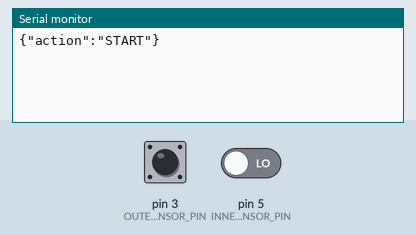
Simulated run of this sketch. Board: Arduino Uno, built with avr-gcc and run on an emulated ATmega328P. Shown: the last lines printed to the serial monitor. The test bench sets the inputs (shaded band); at power-on: pin 3 (OUTER_SENSOR_PIN) LOW, pin 5 (INNER_SENSOR_PIN) LOW.

Above: at 1.2 s.
1.3 s: pin 3 (OUTER_SENSOR_PIN) pulsed HIGH 2 times (0.12 s each, 0.3 s apart)
At 1.9 s:
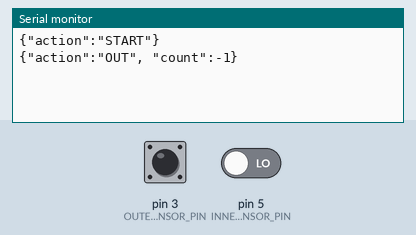
3.4 s: pin 3 (OUTER_SENSOR_PIN) driven HIGH
At 4.5 s:
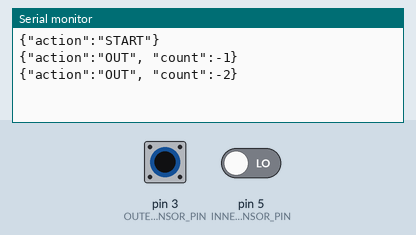

The sketch:

sketch_arduino.ino
```cpp
const int OUTER_SENSOR_PIN = 3; // First when you enter.
const int INNER_SENSOR_PIN = 5; // First when you leave.

int lastOuterSensorState = 0;
int lastInnerSensorState = 0;

int peopleInCount = 0;

int SENSOR_IS_ACTIVE = LOW; // It has random behavior... HIGH when not active, and viceversa.
int SENSOR_IS_INACTIVE = HIGH;

void setup() {
  pinMode(OUTER_SENSOR_PIN, INPUT);
  pinMode(INNER_SENSOR_PIN, INPUT);
  Serial.begin(9600);
  Serial.println("{\"action\":\"START\"}");
}

void printAction(bool personEntered, int peopleCount) {
  if (personEntered) {
    Serial.println("{\"action\":\"IN\", \"count\":" + String(peopleInCount) + "}");
  } else {
    Serial.println("{\"action\":\"OUT\", \"count\":" + String(peopleInCount) + "}");
  }
}

bool didPersonGoThrough(int firstSensorPin, int secondSensorPin) {
  int firstSensorState = digitalRead(firstSensorPin);
  int secondSensorState = digitalRead(secondSensorPin);
  int firstSensorStateAfterDelay = 0;
  int secondSensorStateAfterDelay = 0;
  bool beginningToPass = firstSensorState == SENSOR_IS_ACTIVE && secondSensorState == SENSOR_IS_INACTIVE;

  if (!beginningToPass) {
    return false;
  }

  // Wait to avoid false positives.
  delay(100);
  secondSensorStateAfterDelay = digitalRead(secondSensorPin);

  if (secondSensorStateAfterDelay == SENSOR_IS_INACTIVE) {
    return false;
  }

  // Wait until person passes completely
  while(secondSensorStateAfterDelay == SENSOR_IS_ACTIVE) {
    secondSensorStateAfterDelay = digitalRead(secondSensorPin);
  }

  return true;
}

void loop() {
  bool didPersonEnter = didPersonGoThrough(OUTER_SENSOR_PIN, INNER_SENSOR_PIN);

  if (didPersonEnter) {
    peopleInCount += 1;
    printAction(true, peopleInCount);
  }

  bool didPersonExit = didPersonGoThrough(INNER_SENSOR_PIN, OUTER_SENSOR_PIN);

  if (didPersonExit) {
    peopleInCount -= 1;
    printAction(false, peopleInCount);
  }
}
```

Measured:
- after the input at 1.3 s, the serial monitor: prints a new line after 0.30 s (image 1)
- after the input at 3.4 s, the serial monitor: prints a new line at once (image 2)
